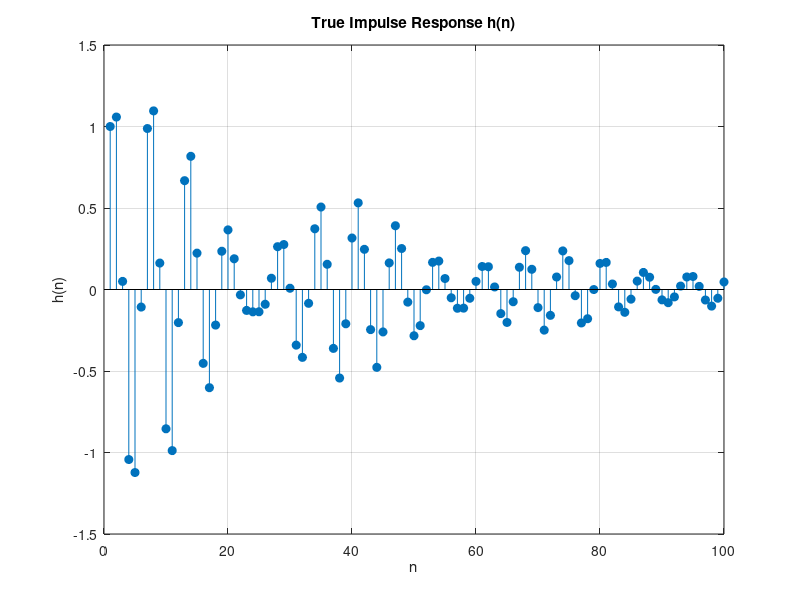

MATLAB code for this plot: (Note: this script raises an error after producing the figure.)
%% Nyi Nyi Aung_Coursework 3
%
clear; clc; close all;

%% (A) Define the true system H(z) and generate impulse response h(n)

b_true = [1, -0.92, 0.81];                
a_true = [1, -1.978, 2.853, -1.877, 0.9036]; 
N = 100;   
h = impz(b_true, a_true, N);  % h(n)

figure; stem(h, 'filled');
title('True Impulse Response h(n)');
xlabel('n'); ylabel('h(n)');
grid on;

%% (B) Iterative Prefiltering

p = 4;  % 4-pole
q = 2;  % 2-zero

[b_est, a_est] = stmcb(h, q, p);

disp('--- (B) Iterative Prefiltering, ARMA(2,4) results ---');
disp('Estimated numerator b_est ='); disp(b_est);
disp('Estimated denominator a_est ='); disp(a_est);

% the impulse response of the fitted model:
h_est = impz(b_est, a_est, N);

mse_smc = mean((h - h_est).^2); % MSE
disp(['MSE of ARMA(2,4) fit via stmcb: ', num2str(mse_smc)]);

%% Over-estimating with 4-zero, 4-pole

p_ov4 = 4; 
q_ov4 = 4;
[b_est_ov4, a_est_ov4] = stmcb(h, q_ov4, p_ov4);
h_est_ov4 = impz(b_est_ov4, a_est_ov4, N);
mse_ov4 = mean((h - h_est_ov4).^2);

disp('--- Over-specified ARMA(4,4) via stmcb ---');
disp('Estimated numerator b_est_ov4 ='); disp(b_est_ov4);
disp('Estimated denominator a_est_ov4 ='); disp(a_est_ov4);
disp(['MSE of ARMA(4,4) fit: ', num2str(mse_ov4)]);

%% Over-estimating with 5-zero, 5-pole

p_ov5 = 5; 
q_ov5 = 5;
[b_est_ov5, a_est_ov5] = stmcb(h, q_ov5, p_ov5);
h_est_ov5 = impz(b_est_ov5, a_est_ov5, N);
mse_ov5 = mean((h - h_est_ov5).^2);

disp('--- Over-specified ARMA(5,5) via stmcb ---');
disp('Estimated numerator b_est_ov ='); disp(b_est_ov5);
disp('Estimated denominator a_est_ov ='); disp(a_est_ov5);
disp(['MSE of ARMA(5,5) fit: ', num2str(mse_ov5)]);

%% (C) with white Noise: y(n) = h(n) + v(n)

noiseVars = [1e-4, 1e-3, 1e-2, 1e-1];
mse_noisy = zeros(size(noiseVars));

disp(' ');
disp('--- (C) Noise sensitivity experiments ---');
for k = 1:length(noiseVars)
    sigma2 = noiseVars(k);
    v = sqrt(sigma2)*randn(size(h));  
    y = h + v;                        

    [b_est_n, a_est_n] = stmcb(y, q, p);
   
    h_est_n = impz(b_est_n, a_est_n, N);
    mse_noisy(k) = mean((h - h_est_n).^2);

    disp(['Noise var = ', num2str(sigma2), ...
          ', b_est_n = ', mat2str(b_est_n,4), ...
          ', a_est_n = ', mat2str(a_est_n,4), ...
          ', MSE vs. true h(n) = ', num2str(mse_noisy(k))]);
end

%% (D) Prony's Method

[b_prony, a_prony] = prony(h, q, p); 
h_prony = impz(b_prony, a_prony, N);
mse_prony = mean((h - h_prony).^2);

disp(' ');
disp('--- (D) Prony''s method ARMA(2,4) results ---');
disp('b_prony ='); disp(b_prony);
disp('a_prony ='); disp(a_prony);
disp(['MSE of Prony(2,4) fit: ', num2str(mse_prony)]);

%% Prony with white Noise: y(n) = h(n) + v(n)
noiseVars = [1e-4, 1e-3, 1e-2, 1e-1];
mse_noisy = zeros(size(noiseVars));

disp(' ');
disp('--- (D) Noise sensitivity experiments, Prony ---');
for k = 1:length(noiseVars)
    sigma2 = noiseVars(k);
    v = sqrt(sigma2)*randn(size(h));  
    y = h + v;       

    [b_est_n, a_est_n] = prony(y, q, p); 
   
    h_est_n = impz(b_est_n, a_est_n, N);
    mse_noisy(k) = mean((h - h_est_n).^2);

    disp(['Noise var = ', num2str(sigma2), ...
          ', b_est_n = ', mat2str(b_est_n,4), ...
          ', a_est_n = ', mat2str(a_est_n,4), ...
          ', MSE vs. true h(n) = ', num2str(mse_noisy(k))]);
end

%% Comparison plots

figure;
subplot(3,1,1)
stem(h, 'filled'); 
title('True h(n)');
xlabel('n'); ylabel('Amplitude');
grid on;

subplot(3,1,2)
stem(h_est, 'filled'); 
title('Iterative Prefiltering ARMA(2,4) estimate');
xlabel('n'); ylabel('Amplitude');
grid on;

subplot(3,1,3)
stem(h_prony, 'filled'); 
title('Prony Method ARMA(2,4) estimate');
xlabel('n'); ylabel('Amplitude');
grid on;

sgtitle('Impulse Response Comparison');
